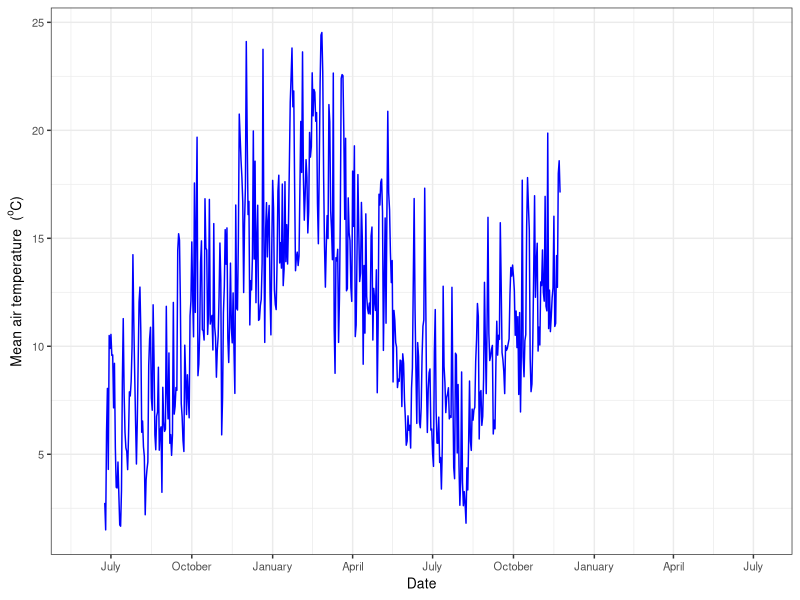
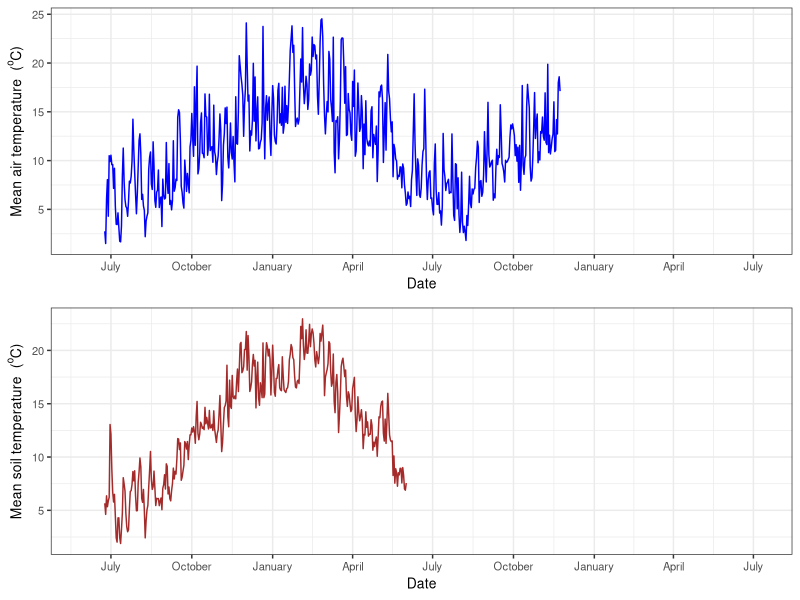

Here is the R script that generated these plots, in order:
## ---- chunk 1
library(tidyr)
library (dplyr)
library (ggplot2)
library (lubridate)
library (scales)
library(gridExtra)
## ---- chunk 2

setwd("C:\\Users\\EdCarmen\\Documents\\CarmenProjects2016\\GitSubclover\\Iv2_SoilAirTemp")
getwd()
#read soil and Air data 
df_file <- read.table("SoilTemp.txt", header=TRUE)
df_Air <- read.table("RawWeaIv2.txt", header=TRUE)

head(df_file)
head (df_Air)
#keep this scirpt for the real weather data

str(df_Air)


## ---- chunk 3


g1<- df_file %>%
  mutate(Date = dmy(Date))%>% #(need to reformat date here)
  #filter(year %in% 2015:2017) %>%
  group_by(Date) %>%
 summarise_each(funs(mean)) %>%
  ggplot(aes(x=Date, y= TempSoil10mm))  +
  #geom_point(colour= "darkblue", alpha=0.2) +
  geom_line(colour= "brown")+
  #stat_smooth(level = 0.9, size = 1, colour="white") + 
  theme_bw() +
  xlab("Date") + 
  ylab(expression(Mean~soil~temperature~~"("^"o"*"C)"))+
  theme(text = element_text(size=10))+
  scale_x_date(date_breaks = "3 month", 
                 date_labels = "%B",
                 limits = as.Date(c('2015-06-01','2017-07-07')))



## ---- chunk 4


 df_Air %>%
  mutate(Date = dmy(Date))%>% #(need to reformat date here)
  #filter(year %in% 2015:2017) %>%
  group_by(Date) %>%
  summarise_each(funs(mean))%>%
  ggplot(aes(x=Date, y= MeanTt))  +
  #geom_point(colour= "darkblue", alpha=0.2) +
  geom_line(colour= "blue")+
  #stat_smooth(level = 0.9, size = 1, colour="white") + 
  theme_bw() +
  xlab("Date") + 
  theme(text = element_text(size=10))+
  ylab(expression(Mean~air~temperature~~"("^"o"*"C)"))+
  scale_x_date(date_breaks = "3 month", 
                 date_labels = "%B",
                 limits = as.Date(c('2015-06-01','2017-07-07')))




## ---- chunk 5
g2 <-df_Air %>%
  mutate(Date = dmy(Date))%>% #(need to reformat date here)
  #filter(year %in% 2015:2017) %>%
  group_by(Date) %>%
  summarise_each(funs(mean))%>%
  ggplot(aes(x=Date, y= MeanTt))  +
  #geom_point(colour= "darkblue", alpha=0.2) +
  geom_line(colour= "blue")+
  #stat_smooth(level = 0.9, size = 1, colour="white") + 
  theme_bw() +
 xlab("Date") + 
  ylab(expression(Mean~air~temperature~~"("^"o"*"C)"))+
  theme(text = element_text(size=10))+
  scale_x_date(date_breaks = "3 month", 
                 date_labels = "%B",
                 limits = as.Date(c('2015-06-01','2017-07-07'))) 



## ---- chunk 6


grid.arrange(g2, g1)



